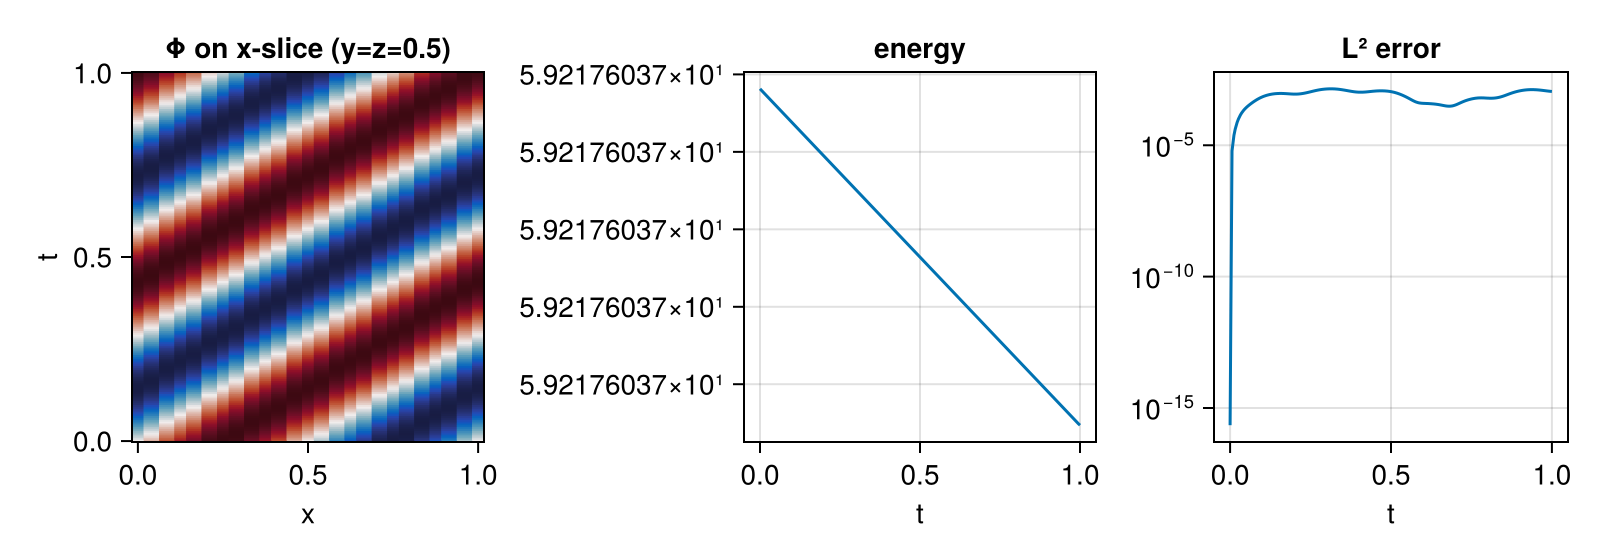

The Julia source for this figure:
# 3D conservative scalar-wave app: evolve the first-order (Φ,Π) system on
# a 3+1 ADM background (`W.evolve3d(; formulation = :conservative)`) on the
# axis-aligned uniform_hex mesh (Milestone 1), and render an x-slice
# spacetime heatmap, total energy vs time, and L² error vs time. PNG +
# Sixel.
#
#     julia --project bin/wave3d.jl --N 4 --M 8 --background minkowski
#     julia --project bin/wave3d.jl --background constant_shift --shift 0.1,0.0,0.0 \
#           --bc auto --ic gaussian --eps-ko 0.1
#
# Flags: --N --M --x0 --x1 --background (minkowski|constant_shift)
# --shift (e.g. 0.1,0.0,0.0) --ic (exact|gaussian|noise) --ic-width --bc
# (periodic|auto) --eps-ko --t1 --Nt --type --backend --out.

using WaveToySecondOrder
const W = WaveToySecondOrder
using CairoMakie
using SixelTerm
import KernelAbstractions

function _plot3d(res, out)
    fig = Figure(size = (800, 280))
    ax1 = Axis(fig[1, 1]; title = "Φ on x-slice (y=z=$(round(res.y_target, digits=2)))",
               xlabel = "x", ylabel = "t")
    heatmap!(ax1, res.xs_line, res.ts, res.Φs; colormap = :balance)
    ax2 = Axis(fig[1, 2]; title = "energy", xlabel = "t")
    lines!(ax2, res.ts_actual, res.energy)
    ax3 = Axis(fig[1, 3]; title = "L² error", xlabel = "t", yscale = log10)
    lines!(ax3, res.ts_actual, max.(res.l2_err, eps()))
    save(out, fig)
    println("wrote $out")
    display(fig)
end

function main3d(; out = joinpath(@__DIR__, "wave3d.png"), kwargs...)
    res = W.evolve3d(; formulation = :conservative, kwargs...)
    println("integrator = $(res.integrator_name)   background = $(res.background)   ",
            "dt = $(round(res.dt, sigdigits = 3))   max L² err = ",
            "$(round(maximum(res.l2_err), sigdigits = 4))   energy drift = ",
            "$(round(res.energy[end] / res.energy[1] - 1, sigdigits = 3))")
    _plot3d(res, out)
    return res
end

_parse_args(args) = begin
    o = Dict{String,String}(); i = 1
    while i ≤ length(args)
        startswith(args[i], "--") || error("wave3d.jl: expected --flag, got $(args[i])")
        o[args[i][3:end]] = args[i+1]; i += 2
    end
    o
end
_ptype(s) = s == "Float64" ? Float64 : s == "Float32" ? Float32 :
            error("wave3d.jl: --type must be Float64 or Float32")
function _pbackend(s, T)
    s == "cpu" && return KernelAbstractions.CPU()
    s == "metal" && (T === Float32 || error("Metal needs --type Float32");
                     @eval using Metal; return Base.invokelatest(()->Metal.MetalBackend()))
    s == "cuda" && (@eval using CUDA; return Base.invokelatest(()->CUDA.CUDABackend()))
    error("wave3d.jl: unknown --backend $s")
end

function main3d_cli(args)
    o = _parse_args(args)
    T = _ptype(get(o, "type", "Float64"))
    backend = _pbackend(get(o, "backend", "cpu"), T)
    shift = Tuple(parse.(Float64, split(get(o, "shift", "0.0,0.0,0.0"), ",")))
    bc = Symbol(get(o, "bc", "periodic"))
    # `_pbackend` may `@eval using Metal/CUDA` at runtime; run via
    # `invokelatest` so the freshly-loaded device methods are visible.
    return Base.invokelatest(main3d; T, backend,
        N = parse(Int, get(o, "N", "4")), M = parse(Int, get(o, "M", "8")),
        x0 = parse(Float64, get(o, "x0", "0")), x1 = parse(Float64, get(o, "x1", "1")),
        background = Symbol(get(o, "background", "minkowski")),
        shift, ic = Symbol(get(o, "ic", "exact")), bc,
        ic_width = parse(Float64, get(o, "ic-width", "0.15")),
        ε_KO = parse(Float64, get(o, "eps-ko", "0")),
        t1 = parse(Float64, get(o, "t1", "1.0")), Nt = parse(Int, get(o, "Nt", "200")),
        out = get(o, "out", joinpath(@__DIR__, "wave3d.png")))
end

if abspath(PROGRAM_FILE) == @__FILE__
    main3d_cli(ARGS)
end
